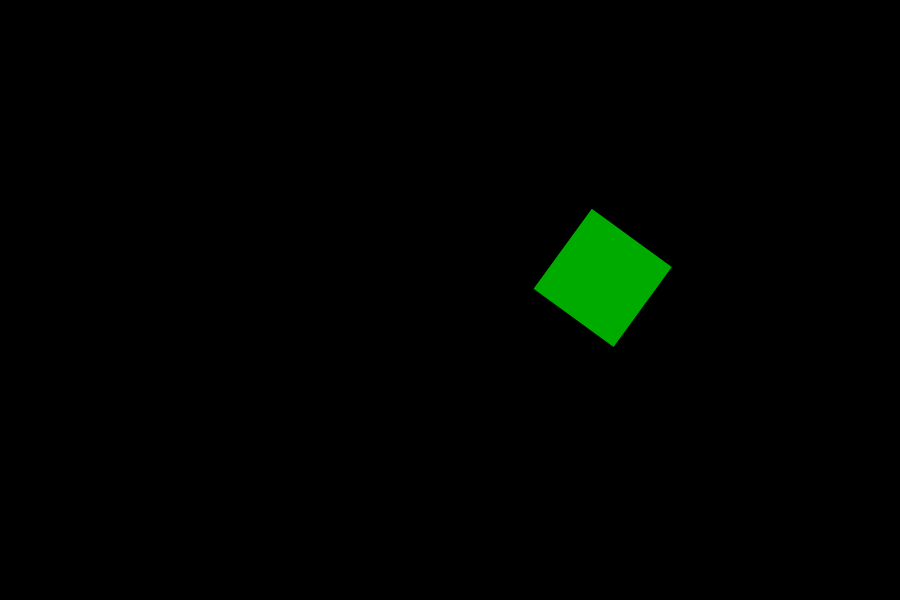
Frame 1 (no input)
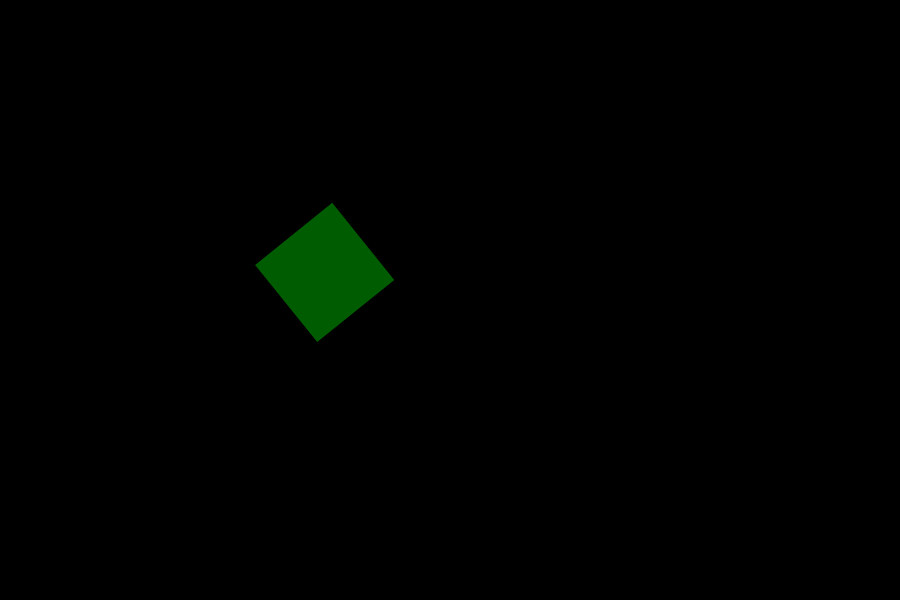
Frame 60 (no input)
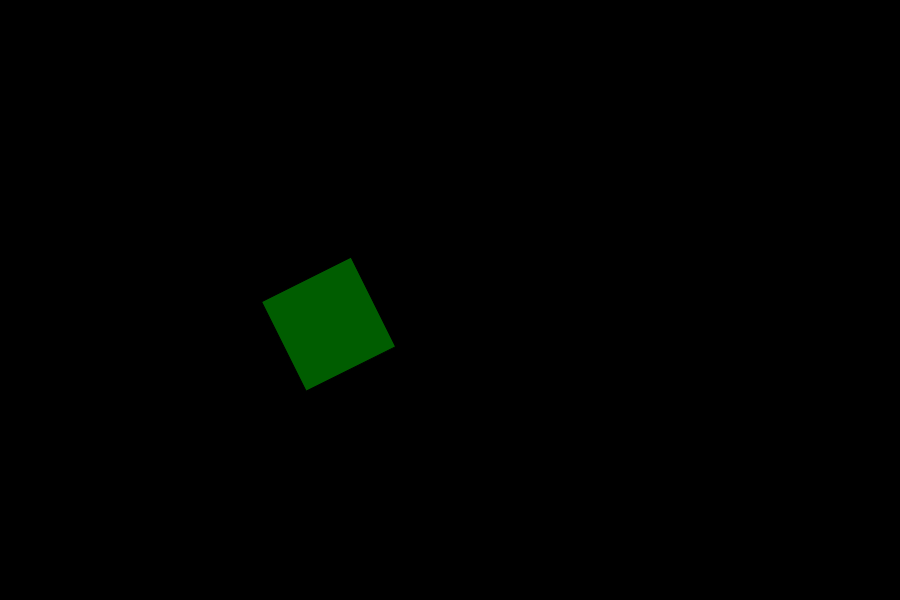
Frame 120 (the mouse pressed at the canvas centre since frame 60)

The p5.js sketch that drew these frames (run headless with seeded random() and noise() and a simulated clock; from frame 60 on, the mouse is pressed at the canvas centre):

// p5.js sketch
// ── sketch.js
let time = 0;

function setup() {
  createCanvas(900, 600);
  background(0);
  rectMode(CENTER);
}

function draw() {
  background(0);
  let nX = noise(time);
  let locX = map(nX, 0, 1, 0, width);
  let g = map(nX, 0, 1, 0, 255);
  let rotZ = map(nX, 0, 1, -25, 25);

  let nY = noise(time + 10);
  let locY = map(nY, 0, 1, 0, height);

  translate(locX, locY);
  rotate(rotZ);
  fill(0, g, 0);
  rect(0, 0, 100, 100);

  time += 0.01;
}
